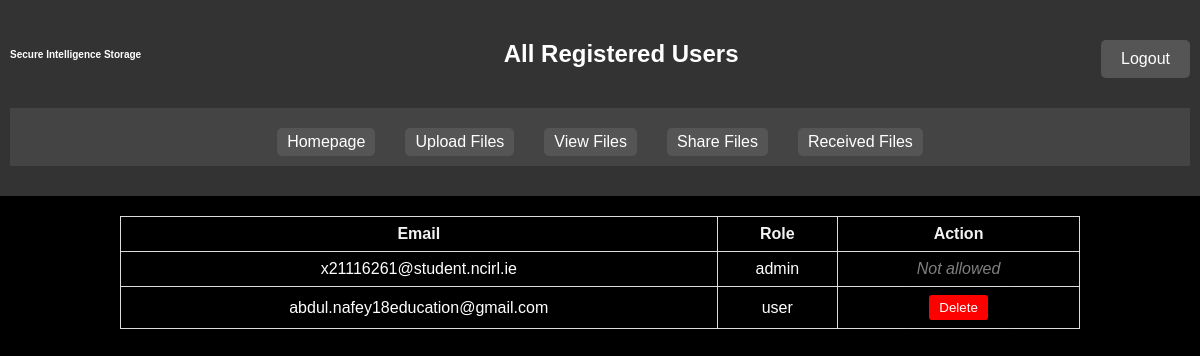
Before: /all_users (signed in) with the older database file.
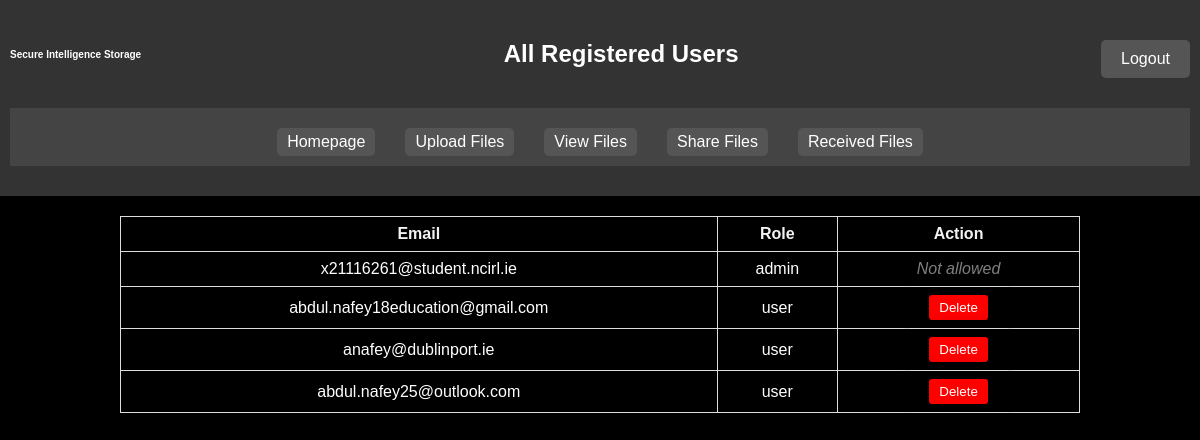
After: the same page with the newer database file.
### tables this page shows
CREATE TABLE users (
                id INTEGER PRIMARY KEY AUTOINCREMENT,
                email TEXT UNIQUE NOT NULL,
                password_hash TEXT NOT NULL,
                mfa_secret TEXT,
                role TEXT NOT NULL DEFAULT 'user'  -- Role column: 'admin' or 'user'
            );

### routes/page_routes.py (the view)
    @app.route('/all_users')
    def all_users():
        if 'role' in session and session['role'] == 'admin':
            connection = get_db_connection()
            users = connection.execute('SELECT id, email, role FROM users').fetchall()  # Fetch user data
            connection.close()
            return render_template('all_users.html', users=users)
        else:
            flash('Unauthorized access!', 'error')
            return redirect(url_for('login'))

### database/sql_db.py (called while the page is built)
def get_db_connection():
    connection = sqlite3.connect(DB_PATH)
    connection.row_factory = sqlite3.Row
    return connection

### templates/all_users.html (shortened to what this page needs)
<!DOCTYPE html>
<html lang="en">
<head>
    <link rel="stylesheet" type="text/css" href="{{ url_for('static', filename='styles.css') }}">
</head>
<body>
    <header>
        <h1>Secure Intelligence Storage</h1>
        <h2>All Registered Users</h2>
        <nav class="nav1">
            <a href="{{ url_for('logout') }}">Logout</a>
        </nav>
        <nav class="nav2">
        <a href="{{ url_for('dynamic_homepage') }}">Homepage</a>
        <a href="{{ url_for('upload_file') }}">Upload Files</a>
        <a href="{{ url_for('files') }}">View Files</a>
        <a href="{{ url_for('share') }}">Share Files</a>
        <a href="{{ url_for('received_files') }}">Received Files</a>
        </nav>
    </header>
    <main>
        <table>
            <thead>
                <tr>
                    <th>Email</th>
                    <th>Role</th>
                    <th>Action</th>
                </tr>
            </thead>
            <tbody>
                {% for user in users %}
                <tr>
                    <td>{{ user.email | e }}</td>
                    <td>{{ user.role | e }}</td>
                    <td>
                        {% if user.role != 'admin' %}
                        <form action="{{ url_for('delete_user', user_id=user.id) }}" method="post" style="display: inline;">
                            <button type="submit">
                                Delete
                            </button>
                        </form>
                        {% else %}
                        <span>Not allowed</span>
                        {% endif %}
                    </td>
                </tr>
                {% endfor %}
            </tbody>
        </table>
    </main>
</body>
</html>

Changed rows visible on the page:
added users: email "anafey@dublinport.ie", role "user"
added users: email "abdul.nafey25@outlook.com", role "user"
